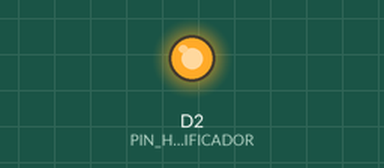
Simulated run of this program. Board: Arduino Uno R4 WiFi. Shown: output pins drawn as LEDs (lit = HIGH).

Above: at 1.6 s.
At 5.37 s:
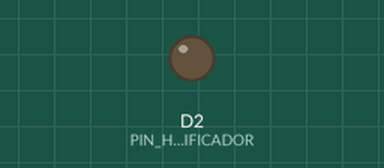
Timing chart, 0 to 7.0 s (numbered marks = the images above):
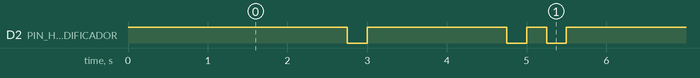

Measured:
- by itself, D2 (PIN_HUMIDIFICADOR): repeats every 5.0 s: HIGH 1.7 s, LOW 0.25 s, HIGH 0.25 s, LOW 0.25 s, HIGH 2.2 s, LOW 0.25 s
- by itself, everything shown: repeats every 5.0 s, in 6 steps

The program:

main.cpp
```cpp
#include <Arduino.h>
#include "FspTimer.h"

const short int PIN_HUMIDIFICADOR = 2;

const unsigned long PERIODO_TIMER = 250; // 250 ms por cada "movimiento" del botón
const unsigned int PERIODO_PWM = 5000;   // 5 segundos en total

// 1. CORRECCIÓN: duty debe ser float para soportar decimales (0.5)
float duty = 0.5;

// 2. CORRECCIÓN: Las variables modificadas en interrupciones deben ser volatile
volatile int contador_interrupciones = 0;

// Reemplazamos el % por el método seguro de intervalos de tiempo
unsigned long tiempo_ultimo_cambio = 0;

FspTimer temporizador1;

void configurarTimer(float frecuenciaHz);
void funcionInterrupcion(timer_callback_args_t *args);

typedef enum {
  INICIAL_OFF,
  TRANSICION_OFF_ON,
  ON,
  TRANSICION_ON_OFF
} Lugar;

Lugar lugar = INICIAL_OFF;

void setup() {
  pinMode(PIN_HUMIDIFICADOR, OUTPUT);
  // Asumimos que HIGH es botón SIN PULSAR y LOW es botón PULSADO
  digitalWrite(PIN_HUMIDIFICADOR, HIGH);

  configurarTimer(1.0f / (PERIODO_TIMER / 1000.0f));
  delay(500);

  tiempo_ultimo_cambio = millis(); // Inicializamos el contador de tiempo
}

void loop() {
  // Calculamos el tiempo descontando lo que toma físicamente hacer los "clicks"
  // 2 interrupciones = 500ms
  unsigned long tiempo_apagado = ((1.0 - duty) * PERIODO_PWM) - (2 * PERIODO_TIMER);
  // 4 interrupciones = 1000ms
  unsigned long tiempo_encendido = (duty * PERIODO_PWM) - (4 * PERIODO_TIMER);

  switch (lugar) {
    case INICIAL_OFF:
      // Espera el tiempo de reposo antes de encender
      if (millis() - tiempo_ultimo_cambio >= tiempo_apagado) {
        lugar = TRANSICION_OFF_ON;
        contador_interrupciones = 0;
        temporizador1.start();
      }
      break;

    case TRANSICION_OFF_ON:
      // 2 interrupciones = Baja y sube 1 vez (1 click para encender)
      if (contador_interrupciones >= 2) {
        temporizador1.stop();
        temporizador1.reset();
        digitalWrite(PIN_HUMIDIFICADOR, HIGH); // Aseguramos soltar el botón
        lugar = ON;
        tiempo_ultimo_cambio = millis();
      }
      break;

    case ON:
      // Espera el tiempo encendido antes de apagar
      if (millis() - tiempo_ultimo_cambio >= tiempo_encendido) {
        lugar = TRANSICION_ON_OFF;
        contador_interrupciones = 0;
        temporizador1.start();
      }
      break;

    case TRANSICION_ON_OFF:
      // 4 interrupciones = Baja, sube, baja, sube (2 clicks para apagar)
      if (contador_interrupciones >= 4) {
        temporizador1.stop();
        temporizador1.reset();
        digitalWrite(PIN_HUMIDIFICADOR, HIGH); // Aseguramos soltar el botón
        lugar = INICIAL_OFF;
        tiempo_ultimo_cambio = millis();
      }
      break;
  }
}

void configurarTimer(float frecuenciaHz) {
    uint8_t tipo_timer = 0;
    int canal_timer = 0;

    if (!FspTimer::get_available_timer(tipo_timer, canal_timer)) {
        Serial.println("Error: No hay temporizadores disponibles.");
        return;
    }

    temporizador1.begin(TIMER_MODE_PERIODIC, tipo_timer, canal_timer, frecuenciaHz, 50.0f, funcionInterrupcion, nullptr);
    temporizador1.setup_overflow_irq();
    temporizador1.open();
}

void funcionInterrupcion(timer_callback_args_t *args) {
    // 3. CORRECCIÓN: Empezar asumiendo que el botón está libre (HIGH)
    static bool estadoBoton = HIGH;

    // En la primera interrupción (250ms) pasará a LOW (Pulsa el botón)
    // En la segunda interrupción (500ms) pasará a HIGH (Suelta el botón)
    estadoBoton = !estadoBoton;
    digitalWrite(PIN_HUMIDIFICADOR, estadoBoton);

    contador_interrupciones++;
}
```
